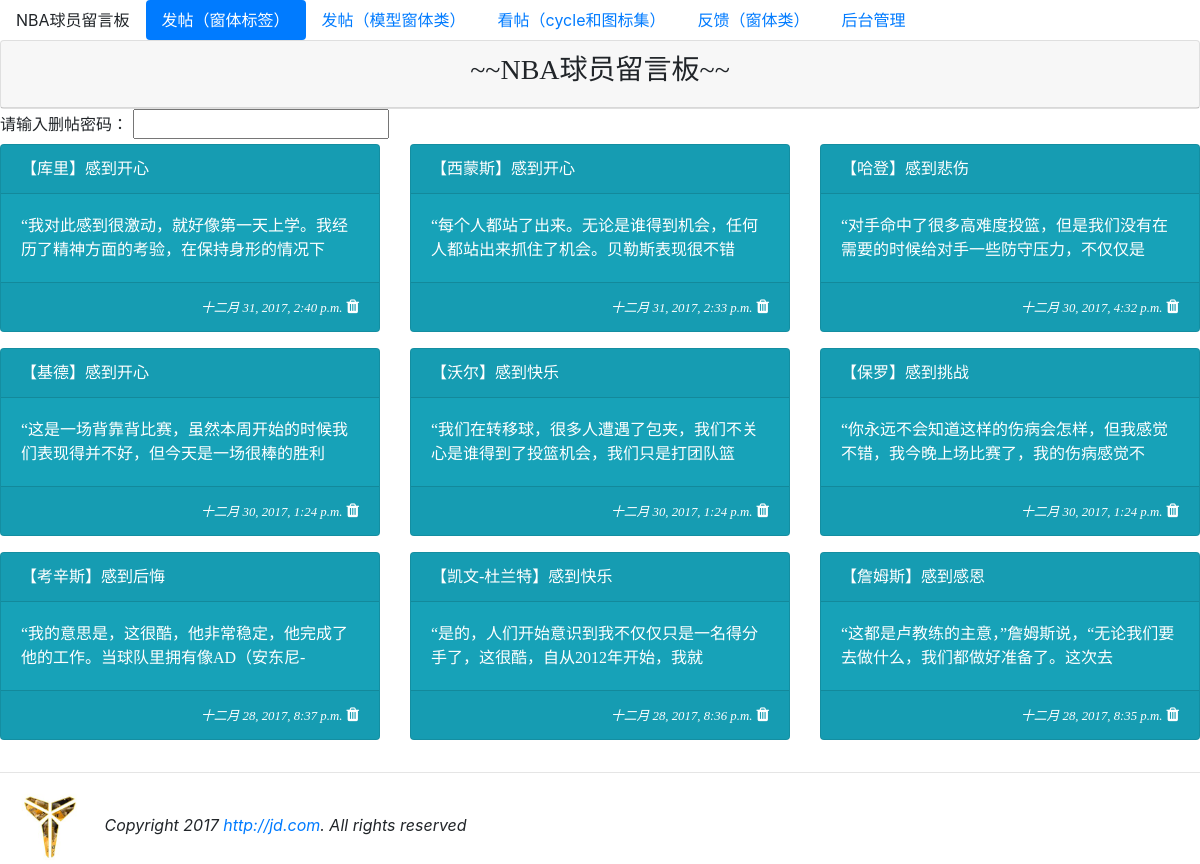
Page /list/ on the committed database.
### mysite/models.py (models this page shows, shortened)
class Post(models.Model):
    mood = models.ForeignKey(Mood, on_delete=models.CASCADE)
    nickname = models.CharField(max_length=20, default="匿名用户")
    message = models.TextField(null=False)
    del_pass = models.CharField(max_length=10)
    pub_time = models.DateTimeField(auto_now=True)
    enabled = models.BooleanField(default=False)

class Mood(models.Model):
    status = models.CharField(max_length=10, null=False)

### mysite/views.py (the view, shortened to what this page needs)
# urls.py: url(r'^list/$', views.list),
def list(request, pid=None, del_pass=None):
    template = get_template('list.html')
    posts = models.Post.objects.filter(enabled=True).order_by('-pub_time')[:30]
    moods = models.Mood.objects.all()
    html = template.render(locals())
    return HttpResponse(html)

### templates/list.html (shortened to what this page needs)
{% extends "base.html" %}
{% block content %}
<div class="row">
    <div class="col col-md-12">
        <div class="card">
            <div class="card-header" align="center">
                <h3>~~NBA球员留言板~~</h3>
            </div>
        </div>
    </div>
</div>
<form action="/list" method="post" name="delete-password">
    <label for="user_pass">请输入删帖密码：</label>
    <input type="password" id="user_pass" name="user_pass">
</form>
{% for post in posts %}
    {% cycle "<div class='row'> <div class='col col-md-4'>" "<div class='col col-md-4'>" "<div class='col col-md-4'>" %}
    <div class="card text-white bg-info mb-3" style="max-width: 30rem;">
        <div class="card-header">
            【{{ post.nickname }}】感到{{ post.mood.status }}
        </div>
        <div class="card-body">
            <p class="card-text">{{ post.message | truncatechars:40 }}
        </div>
        <div class="card-footer" align="right">
            <i><small>{{ post.pub_time }}</small></i>
            <span class="fa fa-trash" onclick="go_delete({{ post.id }})"></span>
        </div>
    </div>
    {% cycle "</div>" "</div>" "</div> </div>" %}
{% endfor %}
{% endblock %}

### templates/base.html (shortened to what this page needs)
<!doctype html>
<html lang="en">
<head>
    <link rel="stylesheet" href="https://maxcdn.bootstrapcdn.com/bootstrap/4.0.0-beta.2/css/bootstrap.min.css">
    <link rel="stylesheet" href="https://maxcdn.bootstrapcdn.com/font-awesome/4.4.0/css/font-awesome.min.css">
</head>
<body>
    {% include "header.html" %}
    {% block content %}{% endblock %}
    {% include "footer.html" %}
</body>
</html>

### templates/header.html
<nav class="nav nav-pills flex-column flex-sm-row">
  <a class="flex-sm-fill text-sm-center nav-link">NBA球员留言板</a>
  <a class="flex-sm-fill text-sm-center nav-link active" href="/post">发帖（窗体标签）</a>
  <a class="flex-sm-fill text-sm-center nav-link" href="/post2db">发帖（模型窗体类）</a>
  <a class="flex-sm-fill text-sm-center nav-link" href="/list">看帖（cycle和图标集）</a>
  <a class="flex-sm-fill text-sm-center nav-link" href="/contact">反馈（窗体类）</a>
  <a class="flex-sm-fill text-sm-center nav-link" href="/admin">后台管理</a>
</nav>

### templates/footer.html
<hr>
{% load staticfiles %}
<img src="{% static "images/logo.jpg" %}" width="100">
<em>Copyright 2017 <a href="http://jd.com">http://jd.com</a>. All rights reserved</em>

### templates/base.html (style rules this page uses)
h1, h2, h3, h4, h5, p, div { font-family: 微软雅黑; }

### rows in the picture
Post: nickname "库里", mood.status "开心", message "“我对此感到很激动，就好像第一天上学。我经历了精神方面的考验，在保持身形的情况下", pub_time "十二月 31, 2017, 2:40 p.m."
Post: nickname "西蒙斯", mood.status "开心", message "“每个人都站了出来。无论是谁得到机会，任何人都站出来抓住了机会。贝勒斯表现很不错", pub_time "十二月 31, 2017, 2:33 p.m."
Post: nickname "哈登", mood.status "悲伤", message "“对手命中了很多高难度投篮，但是我们没有在需要的时候给对手一些防守压力，不仅仅是", pub_time "十二月 30, 2017, 4:32 p.m."
Post: nickname "基德", mood.status "开心", message "“这是一场背靠背比赛，虽然本周开始的时候我们表现得并不好，但今天是一场很棒的胜利", pub_time "十二月 30, 2017, 1:24 p.m."
Post: nickname "沃尔", mood.status "快乐", message "“我们在转移球，很多人遭遇了包夹，我们不关心是谁得到了投篮机会，我们只是打团队篮", pub_time "十二月 30, 2017, 1:24 p.m."
Post: nickname "保罗", mood.status "挑战", message "“你永远不会知道这样的伤病会怎样，但我感觉不错，我今晚上场比赛了，我的伤病感觉不", pub_time "十二月 30, 2017, 1:24 p.m."
Post: nickname "考辛斯", mood.status "后悔", message "“我的意思是，这很酷，他非常稳定，他完成了他的工作。当球队里拥有像AD（安东尼-", pub_time "十二月 28, 2017, 8:37 p.m."
Post: nickname "凯文-杜兰特", mood.status "快乐", message "“是的，人们开始意识到我不仅仅只是一名得分手了，这很酷，自从2012年开始，我就", pub_time "十二月 28, 2017, 8:36 p.m."
Post: nickname "詹姆斯", mood.status "感恩", message "“这都是卢教练的主意，”詹姆斯说，“无论我们要去做什么，我们都做好准备了。这次去", pub_time "十二月 28, 2017, 8:35 p.m."
